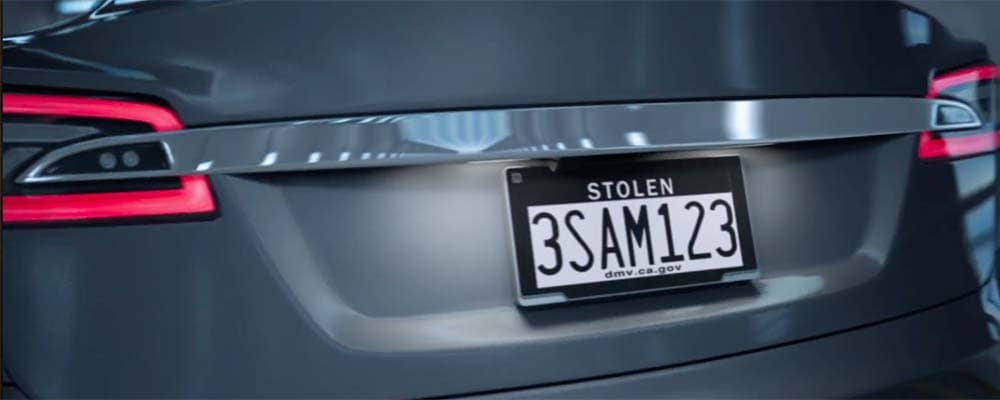
#> input picture placas/placa1.jpg, 1000 x 400 px
$ python -i deteccionPlaca.py   (imports and definitions only)   (older library calls are emulated)
#> lines starting #> are read from the running program, lines starting #| are printed output that depends on the picture; after the words box and inside, x2 and y2 are one past the last pixel; in counts of white or black regions, pixels touching at a corner belong together
#> further down, picture is the input picture: shape (400, 1000, 3); mean B, G, R 91.8, 75.5, 66.5
import cv2
import numpy as np
import matplotlib.pyplot as plt
from scipy import ndimage


def detectarPlaca(img):
    I=cv2.cvtColor(img,cv2.COLOR_BGR2GRAY)
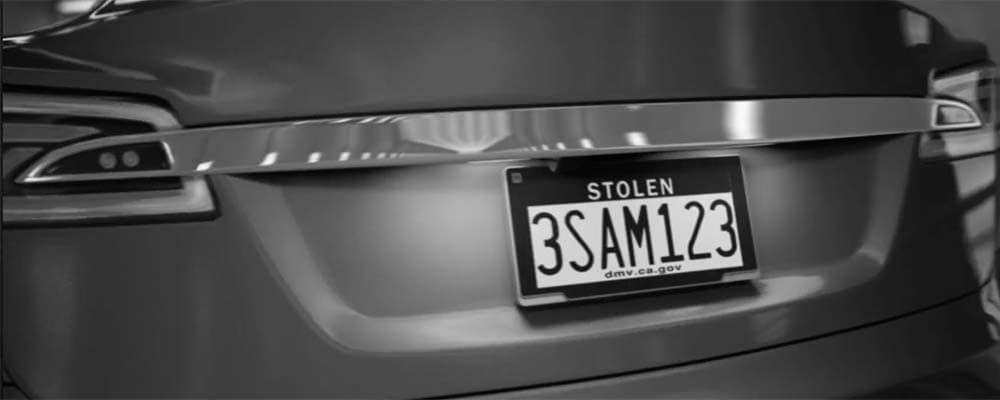
#> I: shape (400, 1000); min 0, max 253, mean 74.7

    u,_=cv2.threshold(I,0,255,cv2.THRESH_OTSU)
#> u = 97
    mascara = np.uint8(255*(I>u))
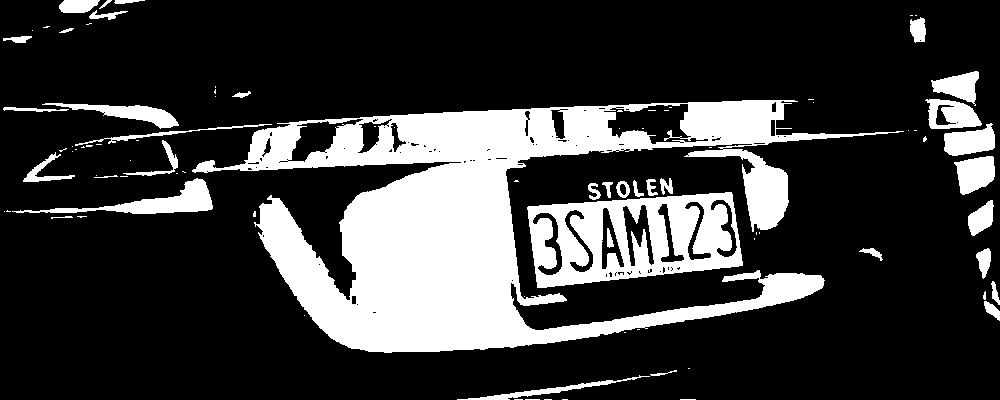
#> mascara: shape (400, 1000); 22.7% white; 90 white regions (53 under 20 px), largest, box (x1, y1, x2, y2) and area: (192, 100, 904, 353) 64851, (527, 192, 743, 288) 12504, (12, 178, 213, 214) 2086
    output=cv2.connectedComponentsWithStats(mascara,4,cv2.CV_32S)
    cantObj=output[0]
#> cantObj = 91
    labels=output[1]
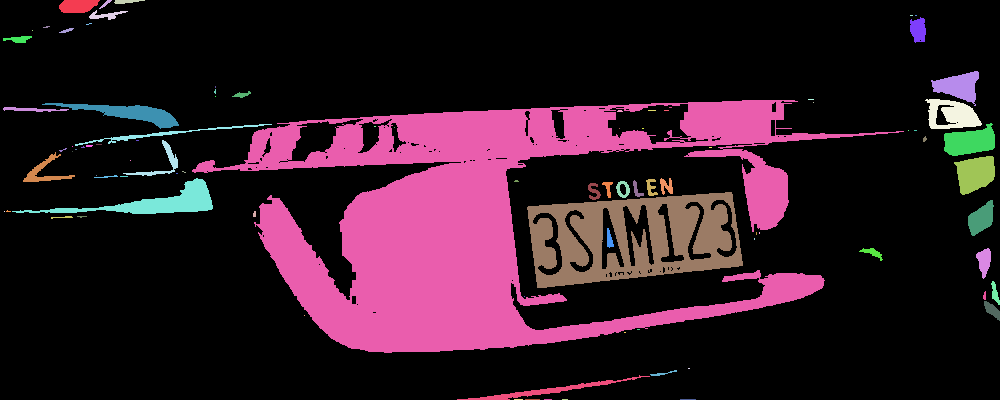
#> labels: shape (400, 1000) int32; 91 distinct labels, from 0 to 90; one colour per label, 0 black
    stats=output[2]
#> stats = 91 rows, first 6: [0, 0, 1000, 400, 309316], [59, 0, 41, 13, 432], [99, 0, 13, 9, 36], [114, 0, 31, 4, 83], [89, 10, 39, 10, 160], [910, 15, 3, 1, 3]
    maskObj=[]
    maskConv=[]
    diferenciaArea=[]
    for i in range(1,cantObj):
        if stats[i,4]>stats[:,4].mean():
            mascara=ndimage.binary_fill_holes(labels==i)
            mascara=np.uint8(255*mascara)
            maskObj.append(mascara)
            #calculo convexhull
            contours,_=cv2.findContours(mascara,cv2.RETR_TREE,cv2.CHAIN_APPROX_SIMPLE)
            cnt=contours[0]
            hull=cv2.convexHull(cnt)
            puntosConvex=hull[:,0,:]
            m,n=mascara.shape
            ar=np.zeros((m,n))
            mascaraCovex=np.uint8(255*cv2.fillConvexPoly(ar,puntosConvex,1))
            maskConv.append(mascaraCovex)
            #comparacion area CH con objeto
            areaObj=np.sum(mascara)/255
            areaConv=np.sum(mascaraCovex)/255
            diferenciaArea.append(np.abs(areaObj-areaConv))
#> this loop made 90 passes
#> (areaObj, areaConv) on passes 20, 63: (69586, 135793), (16239, 16548)
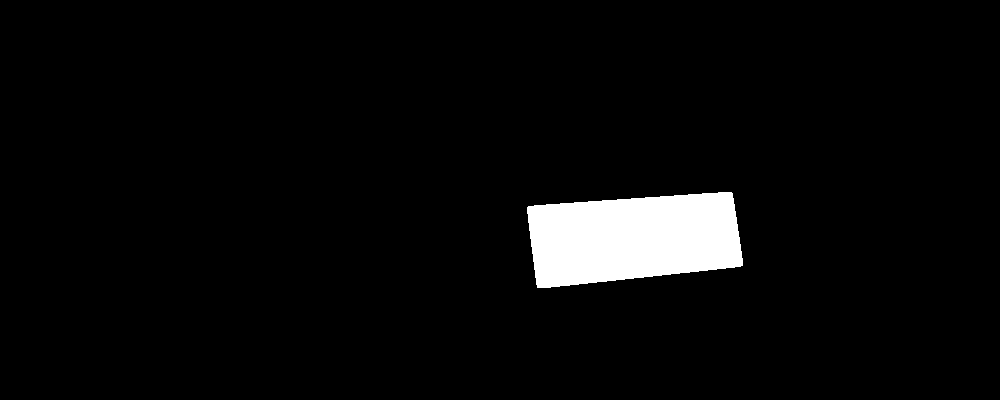
#> ar: shape (400, 1000) float64; values 0 (black) and 1 (white), 4.1% white; 1 white region, box (x1, y1, x2, y2) and area: (527, 192, 743, 288) 16548
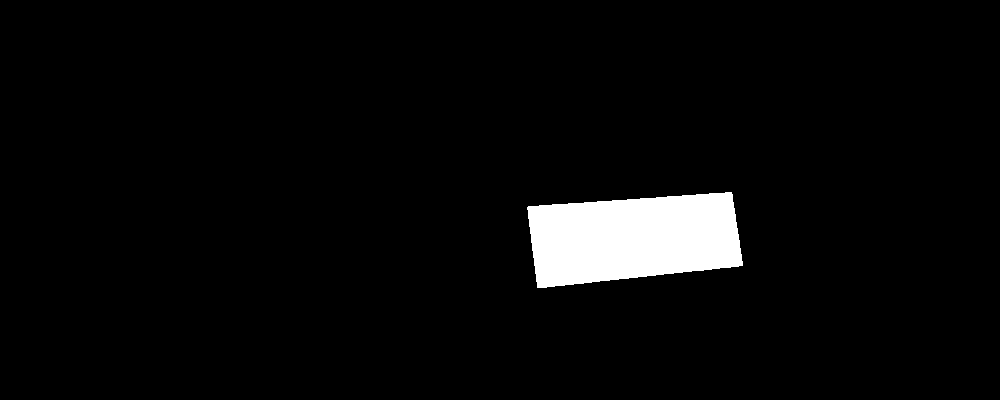
#> mascara: shape (400, 1000); 4.1% white; 1 white region, box (x1, y1, x2, y2) and area: (527, 192, 743, 288) 16239
#> after the loop, diferenciaArea = [66207, 309]; maskConv = 2 items; maskObj = 2 items

    maskPlaca=maskConv[np.argmin(diferenciaArea)]
    # correccion perspectiva


    vertices=cv2.goodFeaturesToTrack(maskPlaca,4,0.01,10)
#> vertices = [[537, 287], [742, 265], [528, 207], [731, 193]]
    x=vertices[:,0,0]
#> x = [537, 742, 528, 731]
    y=vertices[:,0,1]
#> y = [287, 265, 207, 193]
    vertices=vertices[:,0,:]
    xo=np.sort(x)
#> xo = [528, 537, 731, 742]
    yo=np.sort(y)
#> yo = [193, 207, 265, 287]

    xn=np.zeros((1,4))
#> xn = [[0, 0, 0, 0]]
    yn=np.zeros((1,4))
#> yn = [[0, 0, 0, 0]]
    n=(np.max(xo)-np.min(xo))
#> n = 214
    m=(np.max(yo)-np.min(yo))
#> m = 94

    xn=(x==xo[2])*n+(x==xo[3])*n
#> xn = [0, 214, 0, 214]

    yn=(y==yo[2])*m+(y==yo[3])*m
#> yn = [94, 94, 0, 0]
    verticesN=np.zeros((4,2))
#> verticesN = [[0, 0], [0, 0], [0, 0], [0, 0]]
    verticesN[:,0]=xn
    verticesN[:,1]=yn

    vertices=np.int64(vertices)
    verticesN=np.int64(verticesN)
#> verticesN = [[0, 94], [214, 94], [0, 0], [214, 0]]

    h,_=cv2.findHomography(vertices,verticesN)
#> h = [[0.795, -0.0894, -401.1], [0.0686, 0.995, -242.3], [-0.000384, 0.000208, 1]]

    placa=cv2.warpPerspective(img,h,(np.max(verticesN[:,0]),(np.max(verticesN[:,1]))))
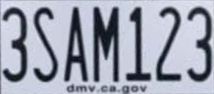
#> placa: shape (94, 214, 3); mean B, G, R 175.1, 161, 156.4
    return placa

#img = cv2.imread("placa3.jpg")
#placa = detectarPlaca(img)

>>> import cv2
>>> picture = cv2.imread('placas/placa1.jpg')
>>> result = detectarPlaca(picture)
